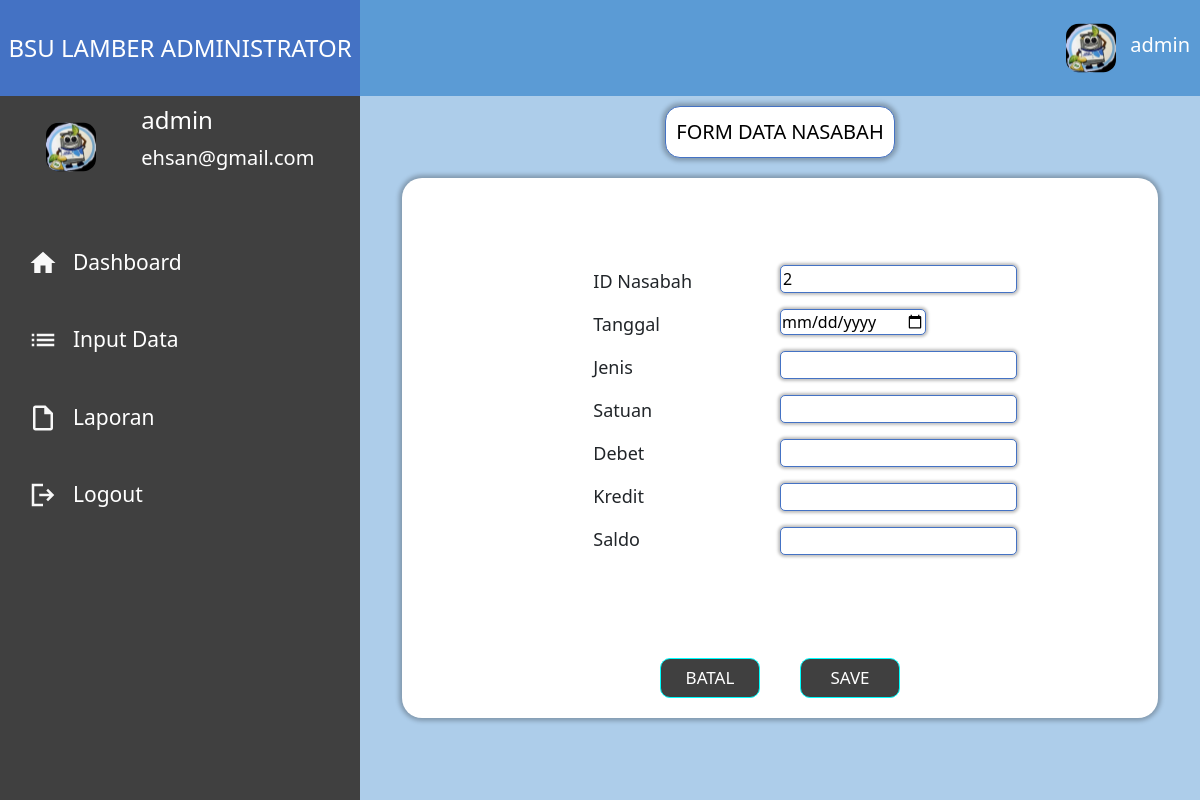
Screenshot of /isi_data.php?id=2 (signed in) with the database file from the repository.
### tables this page shows
CREATE TABLE `registrasi` (
  `id` int(11) NOT NULL,
  `username` varchar(100) NOT NULL,
  `email` varchar(100) NOT NULL,
  `password` varchar(100) NOT NULL
);

CREATE TABLE `form_nasabahs` (
  `id_nasabah` int(11) NOT NULL,
  `nama` varchar(255) NOT NULL,
  `alamat` varchar(255) NOT NULL,
  `jenis_kelamin` varchar(20) DEFAULT NULL,
  `pekerjaan` varchar(50) DEFAULT NULL,
  `no_telp` varchar(15) DEFAULT NULL,
  `no_rek` varchar(20) DEFAULT NULL
);

### isi_data.php (the view, shortened to what this page needs)
<?php
include 'koneksi.php';
if ($_SERVER['REQUEST_METHOD'] === 'GET' && isset($_GET['id'])) {
    $idNasabah = $_GET['id'];
    $query = "SELECT * FROM form_nasabahs WHERE id_nasabah = '$idNasabah'";
    $result = mysqli_query($conn, $query);
    if ($result) {
        $row = mysqli_fetch_assoc($result);
        $existingIdNasabah = $row['id_nasabah'];
    } else {
        echo "Error: " . $query . "<br>" . mysqli_error($conn);
    }
}
?>
<?php include 'head.php' ?>
<article>
    <div class="fill_data">
        <span class="d-flex">
            <button class="btnFill">FORM DATA NASABAH</button>
        </span>
        <div class="form_nasabah">
            <form method="post" action="tabungan_nasabah.php?idNasabah=<?php echo $existingIdNasabah; ?>">
                <div class="d-flex form">
                    <span>
                        <p>ID Nasabah</p>
                        <p>Tanggal</p>
                        <p>Jenis</p>
                        <p>Satuan</p>
                        <p>Debet</p>
                        <p>Kredit</p>
                        <p>Saldo</p>
                    </span>
                    <span>
                        <input type="text" name="id_nasabah" value="<?php echo $existingIdNasabah; ?>" readonly>
                        <input type="date" name="tanggal" required>
                        <input type="text" name="jenis" required>
                        <input type="text" name="satuan" required>
                        <input type="text" name="debet" required>
                        <input type="text" name="kredit" required>
                        <input type="text" name="saldo" required>
                    </span>
                </div>
                <span class="d-flex btnForm">
                    <button type="button" onclick="cancelForm()">BATAL</button>
                    <button type="submit" name="submit">SAVE</button>
                </span>
            </form>
        </div>
    </div>
</article>
<?php include 'foot.php' ?>

### head.php (shortened to what this page needs)
<?php
include 'koneksi.php';
$idLogin = $_SESSION['id'];
$sqlHead = "SELECT * FROM registrasi WHERE id = '$idLogin'";
$resultHead = $conn->query($sqlHead);
if ($resultHead->num_rows > 0) {
    $rowHead = $resultHead->fetch_assoc();
    $usernames = $rowHead["username"];
    $email = $rowHead["email"];
} else {
    $usernames = "Default";
    $email = "Default";
}
?>
<!DOCTYPE html>
<html lang="en">
<head>
    <link rel="stylesheet" type="text/css" href="style/style.css">
    <link href="https://cdn.jsdelivr.net/npm/bootstrap@5.3.2/dist/css/bootstrap.min.css" rel="stylesheet">
</head>
<body>
    <div>
        <nav class="navbar" style="padding-top: 0px;">
            <div class="container-fluid" style="padding: 0px;">
                <span class="d-flex navbar-brand">
                    <a style="color: #fff; font-size: 24px;">BSU LAMBER ADMINISTRATOR</a>
                </span>
                <span>
                    <img src="style/img/admin.svg" width="50px" height="50px" alt="admin">
                    <a href="#"><?php echo $usernames; ?></a>
                </span>
            </div>
        </nav>
    </div>
    <div class="d-flex contain">
        <aside>
            <span class="d-flex head">
                <img src="style/img/admin.svg" width="50px" height="50px" alt="admin">
                <span>
                    <h4><?php echo $usernames; ?></h4>
                    <p><?php echo $email; ?></p>
                </span>
            </span>
            <span class="items">
                <a href="dashboard.php">
                    <button class="d-flex link" onclick="setActiveLink(this)" id="dashboard-tab">
                        <svg xmlns="http://www.w3.org/2000/svg" width="30" height="30" viewBox="0 0 30 30" fill="none">
                            <path d="M12.5 25V17.5H17.5V25H23.75V15H27.5L15 3.75L2.5 15H6.25V25H12.5Z" fill="#F8F8F8" />
                        </svg>
                        <p onclick="location.reload()">Dashboard</p>
                    </button>
                </a>
                <a href="data_nasabah.php">
                    <button class="d-flex link" onclick="setActiveLink(this)" id="input-tab">
                        <p>Input Data</p>
                    </button>
                </a>
                <a href="nasabah_all.php">
                    <button class="d-flex link" onclick="setActiveLink(this)" id="laporan-tab">
                        <p>Laporan</p>
                    </button>
                </a>
                <a href="logout.php">
                    <button class="d-flex link" onclick="setActiveLink(this)" id="logout-tab">
                        <svg xmlns="http://www.w3.org/2000/svg" width="30" height="30" viewBox="0 0 30 30" fill="none">
                            <path d="M3.75 26.25V3.75H15V6.25H6.25V23.75H15V26.25H3.75ZM20 21.25L18.2812 19.4375L21.4687 16.25H11.25V13.75H21.4687L18.2812 10.5625L20 8.75L26.25 15L20 21.25Z" fill="#F8F8F8" />
                        </svg>
                        <p>Logout</p>
                    </button>
                </a>
            </span>
        </aside>

### style/style.css (style rules this page uses)
a { text-decoration: none !important; }
.navbar { height: 12vh; background-color: #5B9BD5; align-items: center; }
.navbar-brand { width: 30%; height: 12vh; background-color: #4472C4; margin-left: 0; justify-content: center; align-items: center; }
.navbar span a { text-decoration: none; color: white; margin: 10px; font-size: 20px; }
.contain { width: 100%; height: 88vh; display: flex !important; margin: 0; padding: 0; background-color: #ADCDEA; }
.contain aside { height: 88vh; width: 30%; background-color: #404040; color: #fff; }
aside .head { width: 100%; height: max-content; justify-content: space-evenly; align-items: center; font-size: 20px; margin: 10px auto 50px; }
aside .items { font-size: 21px; width: 100%; }
aside .items button { align-items: center; width: 85%; padding: 8px; border-radius: 20px; margin: 0 0 30px 20px; border: none; color: #fff; background-color: transparent; }
.items p { margin: auto 15px; }
.contain article { width: 70%; }
article span { width: 100%; justify-content: center; }
article .form_nasabah { background-color: #fff; padding: 0px 15px; width: 90%; border-radius: 20px; box-shadow: 0px 0px 4px 3px rgba(0, 0, 0, 0.25); margin: auto; }
.data_nasabah .btnData, .nasabah_all button, .fill_data .btnFill, .tabungan_nasabah button { width: fit-content; height: fit-content; font-size: 20px; padding: 10px; background-color: #fff; margin: 10px auto 20px; border: none; outline: none; border-radius: 15px; border: 1px solid #4472C4; box-shadow: 0px 0px 4px 3px rgba(0, 0, 0, 0.25); }
.form_nasabah .form { width: 90%; padding: 10px 80px; height: 60vh; margin: auto; align-items: center; justify-content: center; }
.form span p { margin-left: 60px; font-size: 18px; }
.form input { margin-bottom: 16px; margin-right: 5px; border: 1px solid #4472C4; border-radius: 5px; box-shadow: 0px 0px 3px 2px rgba(0, 0, 0, 0.25); }
.form_nasabah .btnForm { justify-content: center; }
.btnForm button { width: 100px; margin: 0 20px 20px; height: 40px; font-size: 17px; border-radius: 10px; color: #fff; background-color: #404040; border: 1px solid aqua; }

### rows the page displays
registrasi: username "admin", email "ehsan@gmail.com"
form_nasabahs: id_nasabah "2"
